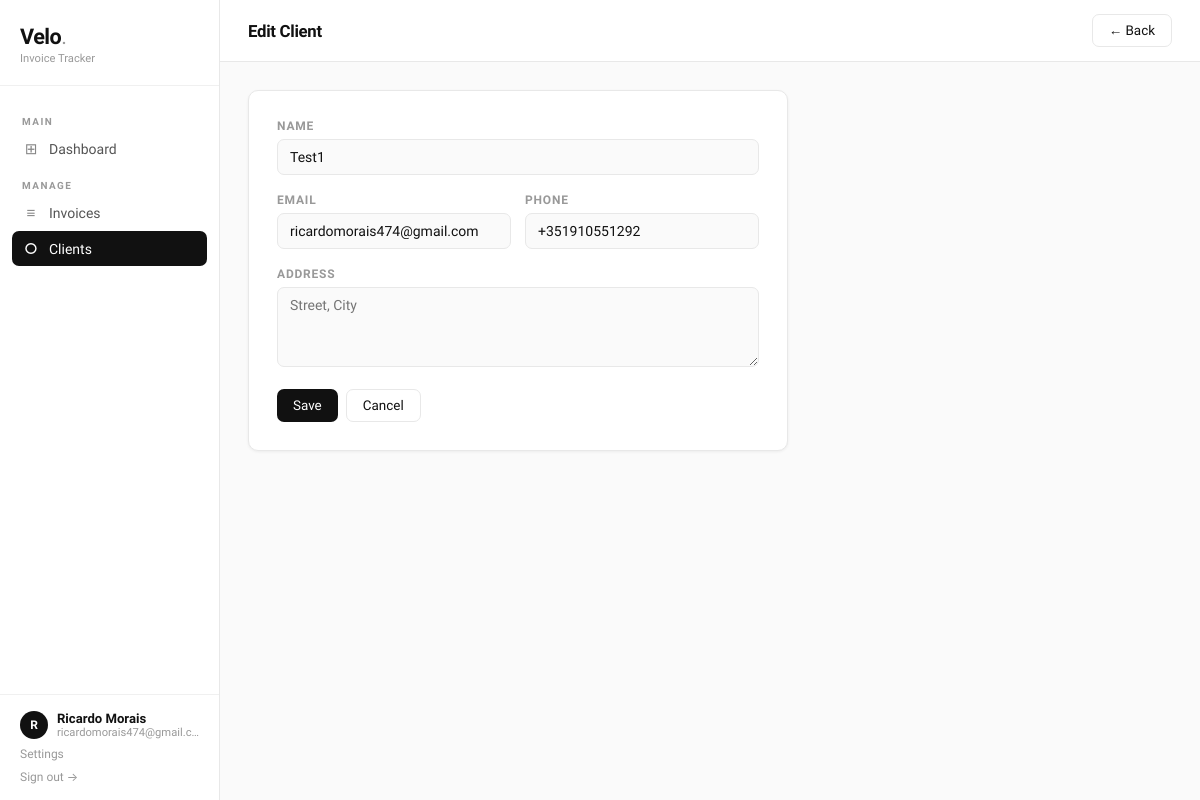
The app's page /clients/edit/1 (signed in) with its own data.
### tables this page shows
CREATE TABLE clients (id INTEGER PRIMARY KEY AUTOINCREMENT,user_id INTEGER NOT NULL,name TEXT NOT NULL,email TEXT NOT NULL,phone TEXT,address TEXT,FOREIGN KEY(user_id) REFERENCES users(id));

### app.py (the view, shortened to what this page needs)
@app.route('/clients/edit/<int:client_id>', methods=['GET','POST'])
@login_required
def edit_client(client_id):
    db = get_db()
    client = fetchone(db, f'SELECT * FROM clients WHERE id={ph()} AND user_id={ph()}', (client_id, uid()))
    if not client: return redirect(url_for('clients'))
    return render_template('client_form.html', client=client)

### app.py (called while the page is built)
def login_required(f):
    @wraps(f)
    def decorated(*args, **kwargs):
        if 'user_id' not in session:
            flash('Please log in to continue.', 'info')
            return redirect(url_for('login'))
        return f(*args, **kwargs)
    return decorated

def uid():
    return session.get('user_id')

def fetchone(db, sql, params=()):
    cur = db_cursor(db)
    cur.execute(sql, params)
    return cur.fetchone()

def ph():
    return '%s' if IS_POSTGRES else '?'

    def get_db():
        if 'db' not in g:
            g.db = sqlite3.connect(DB_PATH)
            g.db.row_factory = sqlite3.Row
        return g.db

    def db_cursor(db):
        return db.cursor()

### templates/client_form.html (shortened to what this page needs)
{% extends "base.html" %}
{% block page_title %}{{ "Edit" if client else "New" }} Client{% endblock %}
{% block topbar_actions %}<a href="{{ url_for('clients') }}" class="btn btn-outline">← Back</a>{% endblock %}
{% block content %}
<div class="form-card">
  <form method="post">
    <div class="form-group"><label>Name</label><input type="text" name="name" value="{{ client.name if client else '' }}" required placeholder="Client name"></div>
    <div class="form-row">
      <div class="form-group"><label>Email</label><input type="email" name="email" value="{{ client.email if client else '' }}" required placeholder="email@example.com"></div>
      <div class="form-group"><label>Phone</label><input type="text" name="phone" value="{{ client.phone if client else '' }}" placeholder="+1 555 000 0000"></div>
    </div>
    <div class="form-group"><label>Address</label><textarea name="address" placeholder="Street, City">{{ client.address if client else '' }}</textarea></div>
    <div style="display:flex;gap:8px">
      <button type="submit" class="btn btn-primary">{{ "Save" if client else "Add Client" }}</button>
      <a href="{{ url_for('clients') }}" class="btn btn-outline">Cancel</a>
    </div>
  </form>
</div>
{% endblock %}

### templates/base.html (style rules this page uses)
:root { --bg:#fafafa;--surface:#fff;--border:#e8e8e8;--border2:#f0f0f0;--ink:#111;--ink2:#555;--ink3:#999;--green:#16a34a;--green-bg:#f0fdf4;--red:#dc2626;--red-bg:#fef2f2;--radius:10px;--shadow:0 1px 3px rgba(0,0,0,.06); }
*,*::before,*::after { box-sizing:border-box;margin:0;padding:0; }
body { font-family:'Geist',-apple-system,sans-serif;background:var(--bg);color:var(--ink);min-height:100vh;display:flex; }
.btn { display:inline-flex;align-items:center;gap:5px;padding:8px 16px;border-radius:7px;font-family:'Geist',sans-serif;font-size:.84rem;font-weight:500;cursor:pointer;border:none;text-decoration:none;transition:all .12s;white-space:nowrap; }
.btn-primary { background:var(--ink);color:#fff; }
.btn-outline { background:transparent;color:var(--ink);border:1px solid var(--border); }
.form-card { background:var(--surface);border:1px solid var(--border);border-radius:var(--radius);padding:28px;box-shadow:var(--shadow);max-width:540px; }
.form-group { margin-bottom:18px; }
label { display:block;font-size:.75rem;font-weight:600;text-transform:uppercase;letter-spacing:.8px;color:var(--ink3);margin-bottom:6px; }
input,select,textarea { width:100%;padding:9px 12px;border:1px solid var(--border);border-radius:7px;font-family:'Geist',sans-serif;font-size:.875rem;background:var(--bg);color:var(--ink);transition:border .12s; }
textarea { resize:vertical;min-height:80px; }
.form-row { display:grid;grid-template-columns:1fr 1fr;gap:14px; }

### records on screen
clients: name "Test1", email "ricardomorais474@gmail.com", phone "+351910551292"

### other values on screen
{{ session.user_name[0].upper() if session.user_name else '?' }} "R"
{{ session.user_name }} "Ricardo Morais"
{{ session.user_email }} "ricardomorais474@gmail.…"
{{ "Edit" if client else "New" }} "Edit"
{{ "Save" if client else "Add Client" }} "Save"
